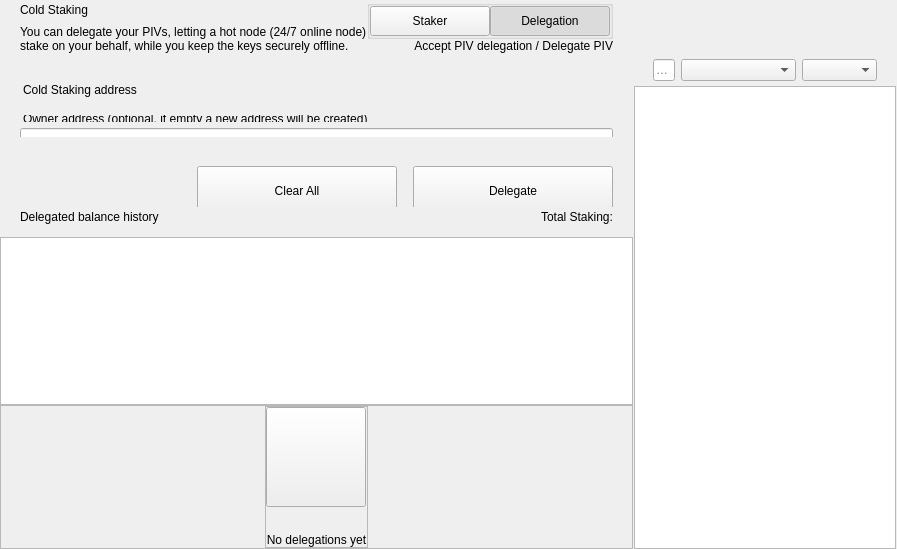
<?xml version="1.0" encoding="UTF-8"?>
<ui version="4.0">
 <class>ColdStakingWidget</class>
 <widget class="QWidget" name="ColdStakingWidget">
  <property name="geometry">
   <rect>
    <x>0</x>
    <y>0</y>
    <width>629</width>
    <height>549</height>
   </rect>
  </property>
  <property name="windowTitle">
   <string notr="true">N/A</string>
  </property>
  <layout class="QHBoxLayout" name="horizontalLayout_1" stretch="2,1">
   <property name="spacing">
    <number>0</number>
   </property>
   <property name="leftMargin">
    <number>0</number>
   </property>
   <property name="topMargin">
    <number>0</number>
   </property>
   <property name="rightMargin">
    <number>0</number>
   </property>
   <property name="bottomMargin">
    <number>0</number>
   </property>
   <item>
    <widget class="QWidget" name="left" native="true">
     <layout class="QVBoxLayout" name="verticalLayout_3">
      <property name="leftMargin">
       <number>0</number>
      </property>
      <property name="topMargin">
       <number>0</number>
      </property>
      <property name="rightMargin">
       <number>0</number>
      </property>
      <property name="bottomMargin">
       <number>0</number>
      </property>
      <item>
       <layout class="QVBoxLayout" name="verticalLayout_2">
        <property name="spacing">
         <number>0</number>
        </property>
        <item>
         <layout class="QVBoxLayout" name="verticalLayoutTop">
          <property name="spacing">
           <number>0</number>
          </property>
          <property name="leftMargin">
           <number>0</number>
          </property>
          <property name="rightMargin">
           <number>0</number>
          </property>
          <item>
           <widget class="QWidget" name="containerTitle" native="true">
            <property name="sizePolicy">
             <sizepolicy hsizetype="Preferred" vsizetype="Minimum">
              <horstretch>0</horstretch>
              <verstretch>0</verstretch>
             </sizepolicy>
            </property>
            <property name="maximumSize">
             <size>
              <width>16777215</width>
              <height>100</height>
             </size>
            </property>
            <layout class="QHBoxLayout" name="containerTitleLayout">
             <property name="spacing">
              <number>0</number>
             </property>
             <property name="leftMargin">
              <number>20</number>
             </property>
             <property name="topMargin">
              <number>0</number>
             </property>
             <property name="rightMargin">
              <number>20</number>
             </property>
             <property name="bottomMargin">
              <number>0</number>
             </property>
             <item>
              <layout class="QVBoxLayout" name="verticalLayout11">
               <property name="spacing">
                <number>5</number>
               </property>
               <item>
                <widget class="QLabel" name="labelTitle">
                 <property name="text">
                  <string>Cold Staking</string>
                 </property>
                </widget>
               </item>
               <item>
                <widget class="QLabel" name="labelSubtitle1">
                 <property name="maximumSize">
                  <size>
                   <width>16777215</width>
                   <height>16777215</height>
                  </size>
                 </property>
                 <property name="text">
                  <string>You can delegate your PIVs, letting a hot node (24/7 online node)
stake on your behalf, while you keep the keys securely offline.</string>
                 </property>
                </widget>
               </item>
              </layout>
             </item>
             <item>
              <spacer name="horizontalSpacer">
               <property name="orientation">
                <enum>Qt::Horizontal</enum>
               </property>
               <property name="sizeHint" stdset="0">
                <size>
                 <width>40</width>
                 <height>20</height>
                </size>
               </property>
              </spacer>
             </item>
             <item>
              <widget class="QWidget" name="containerViewPrivacyChecks" native="true">
               <layout class="QVBoxLayout" name="containerPrivacyChecks">
                <property name="spacing">
                 <number>0</number>
                </property>
                <property name="leftMargin">
                 <number>0</number>
                </property>
                <property name="topMargin">
                 <number>0</number>
                </property>
                <property name="rightMargin">
                 <number>0</number>
                </property>
                <property name="bottomMargin">
                 <number>0</number>
                </property>
                <item alignment="Qt::AlignHCenter|Qt::AlignVCenter">
                 <widget class="QGroupBox" name="groupBox">
                  <property name="title">
                   <string/>
                  </property>
                  <layout class="QHBoxLayout" name="horizontalLayout_2_1">
                   <property name="spacing">
                    <number>0</number>
                   </property>
                   <property name="leftMargin">
                    <number>0</number>
                   </property>
                   <property name="topMargin">
                    <number>0</number>
                   </property>
                   <property name="rightMargin">
                    <number>0</number>
                   </property>
                   <property name="bottomMargin">
                    <number>0</number>
                   </property>
                   <item>
                    <widget class="QPushButton" name="pushLeft">
                     <property name="minimumSize">
                      <size>
                       <width>120</width>
                       <height>30</height>
                      </size>
                     </property>
                     <property name="maximumSize">
                      <size>
                       <width>120</width>
                       <height>30</height>
                      </size>
                     </property>
                     <property name="focusPolicy">
                      <enum>Qt::NoFocus</enum>
                     </property>
                     <property name="text">
                      <string>Staker</string>
                     </property>
                     <property name="checkable">
                      <bool>true</bool>
                     </property>
                     <property name="autoExclusive">
                      <bool>true</bool>
                     </property>
                    </widget>
                   </item>
                   <item>
                    <widget class="QPushButton" name="pushRight">
                     <property name="minimumSize">
                      <size>
                       <width>120</width>
                       <height>30</height>
                      </size>
                     </property>
                     <property name="maximumSize">
                      <size>
                       <width>120</width>
                       <height>30</height>
                      </size>
                     </property>
                     <property name="focusPolicy">
                      <enum>Qt::NoFocus</enum>
                     </property>
                     <property name="text">
                      <string>Delegation</string>
                     </property>
                     <property name="checkable">
                      <bool>true</bool>
                     </property>
                     <property name="checked">
                      <bool>true</bool>
                     </property>
                     <property name="autoExclusive">
                      <bool>true</bool>
                     </property>
                    </widget>
                   </item>
                  </layout>
                 </widget>
                </item>
                <item alignment="Qt::AlignTop">
                 <widget class="QLabel" name="labelSubtitle2">
                  <property name="text">
                   <string>Accept PIV delegation / Delegate PIV</string>
                  </property>
                  <property name="alignment">
                   <set>Qt::AlignRight|Qt::AlignTrailing|Qt::AlignVCenter</set>
                  </property>
                 </widget>
                </item>
               </layout>
              </widget>
             </item>
            </layout>
           </widget>
          </item>
          <item>
           <spacer name="verticalSpacer_2">
            <property name="orientation">
             <enum>Qt::Vertical</enum>
            </property>
            <property name="sizeType">
             <enum>QSizePolicy::Fixed</enum>
            </property>
            <property name="sizeHint" stdset="0">
             <size>
              <width>20</width>
              <height>30</height>
             </size>
            </property>
           </spacer>
          </item>
          <item>
           <widget class="QWidget" name="containerSend" native="true">
            <property name="minimumSize">
             <size>
              <width>0</width>
              <height>50</height>
             </size>
            </property>
            <layout class="QVBoxLayout" name="containerSendRow">
             <property name="spacing">
              <number>6</number>
             </property>
             <property name="leftMargin">
              <number>0</number>
             </property>
             <property name="topMargin">
              <number>0</number>
             </property>
             <property name="rightMargin">
              <number>0</number>
             </property>
             <property name="bottomMargin">
              <number>0</number>
             </property>
             <item>
              <widget class="QLabel" name="labelEditTitle">
               <property name="maximumSize">
                <size>
                 <width>16777215</width>
                 <height>30</height>
                </size>
               </property>
               <property name="styleSheet">
                <string notr="true">padding-left:20px; padding-bottom:3px;</string>
               </property>
               <property name="text">
                <string>Cold Staking address</string>
               </property>
              </widget>
             </item>
             <item>
              <spacer name="verticalSpacer_6">
               <property name="orientation">
                <enum>Qt::Vertical</enum>
               </property>
               <property name="sizeType">
                <enum>QSizePolicy::Fixed</enum>
               </property>
               <property name="sizeHint" stdset="0">
                <size>
                 <width>20</width>
                 <height>9</height>
                </size>
               </property>
              </spacer>
             </item>
             <item>
              <widget class="QWidget" name="containerOwner" native="true">
               <layout class="QVBoxLayout" name="vContainerOwner">
                <property name="spacing">
                 <number>4</number>
                </property>
                <property name="leftMargin">
                 <number>20</number>
                </property>
                <property name="topMargin">
                 <number>0</number>
                </property>
                <property name="rightMargin">
                 <number>20</number>
                </property>
                <property name="bottomMargin">
                 <number>0</number>
                </property>
                <item>
                 <widget class="QLabel" name="labelSubtitleDescription">
                  <property name="maximumSize">
                   <size>
                    <width>16777215</width>
                    <height>20</height>
                   </size>
                  </property>
                  <property name="styleSheet">
                   <string notr="true">margin-bottom:2px;
                   margin-left:0.05px;
                   padding:0px;</string>
                  </property>
                  <property name="text">
                   <string>Owner address (optional, if empty a new address will be created)</string>
                  </property>
                 </widget>
                </item>
                <item>
                 <widget class="QLineEdit" name="lineEditOwnerAddress">
                  <property name="minimumSize">
                   <size>
                    <width>0</width>
                    <height>50</height>
                   </size>
                  </property>
                  <property name="maximumSize">
                   <size>
                    <width>16777215</width>
                    <height>50</height>
                   </size>
                  </property>
                  <property name="styleSheet">
                   <string notr="true"/>
                  </property>
                  <property name="placeholderText">
                   <string>Enter owner address</string>
                  </property>
                 </widget>
                </item>
               </layout>
              </widget>
             </item>
            </layout>
           </widget>
          </item>
         </layout>
        </item>
        <item>
         <spacer name="verticalSpacer_3">
          <property name="orientation">
           <enum>Qt::Vertical</enum>
          </property>
          <property name="sizeType">
           <enum>QSizePolicy::Minimum</enum>
          </property>
          <property name="sizeHint" stdset="0">
           <size>
            <width>20</width>
            <height>20</height>
           </size>
          </property>
         </spacer>
        </item>
        <item>
         <widget class="QWidget" name="containerBtn" native="true">
          <property name="minimumSize">
           <size>
            <width>0</width>
            <height>50</height>
           </size>
          </property>
          <layout class="QHBoxLayout" name="horizontalLayout">
           <property name="rightMargin">
            <number>20</number>
           </property>
           <item>
            <spacer name="horizontalSpacer_2">
             <property name="orientation">
              <enum>Qt::Horizontal</enum>
             </property>
             <property name="sizeHint" stdset="0">
              <size>
               <width>200</width>
               <height>20</height>
              </size>
             </property>
            </spacer>
           </item>
           <item>
            <layout class="QHBoxLayout" name="horizontalLayout_7">
             <item>
              <spacer name="horizontalSpacer_3">
               <property name="orientation">
                <enum>Qt::Horizontal</enum>
               </property>
               <property name="sizeType">
                <enum>QSizePolicy::Expanding</enum>
               </property>
               <property name="sizeHint" stdset="0">
                <size>
                 <width>40</width>
                 <height>20</height>
                </size>
               </property>
              </spacer>
             </item>
             <item>
              <widget class="QPushButton" name="pushButtonClear">
               <property name="minimumSize">
                <size>
                 <width>200</width>
                 <height>50</height>
                </size>
               </property>
               <property name="focusPolicy">
                <enum>Qt::NoFocus</enum>
               </property>
               <property name="text">
                <string>Clear All</string>
               </property>
              </widget>
             </item>
             <item>
              <spacer name="horizontalSpacer_4">
               <property name="orientation">
                <enum>Qt::Horizontal</enum>
               </property>
               <property name="sizeType">
                <enum>QSizePolicy::Fixed</enum>
               </property>
               <property name="sizeHint" stdset="0">
                <size>
                 <width>10</width>
                 <height>20</height>
                </size>
               </property>
              </spacer>
             </item>
             <item>
              <widget class="QPushButton" name="pushButtonSend">
               <property name="minimumSize">
                <size>
                 <width>200</width>
                 <height>50</height>
                </size>
               </property>
               <property name="maximumSize">
                <size>
                 <width>200</width>
                 <height>50</height>
                </size>
               </property>
               <property name="focusPolicy">
                <enum>Qt::NoFocus</enum>
               </property>
               <property name="text">
                <string>Delegate</string>
               </property>
              </widget>
             </item>
            </layout>
           </item>
          </layout>
         </widget>
        </item>
        <item>
         <widget class="QWidget" name="containerHistoryLabel" native="true">
          <layout class="QHBoxLayout" name="horizontalLayout_4">
           <property name="spacing">
            <number>0</number>
           </property>
           <property name="leftMargin">
            <number>20</number>
           </property>
           <property name="topMargin">
            <number>0</number>
           </property>
           <property name="rightMargin">
            <number>20</number>
           </property>
           <property name="bottomMargin">
            <number>0</number>
           </property>
           <item>
            <widget class="QWidget" name="verticalWidget" native="true">
             <property name="minimumSize">
              <size>
               <width>100</width>
               <height>0</height>
              </size>
             </property>
             <layout class="QVBoxLayout" name="verticalLayout_58">
              <property name="leftMargin">
               <number>0</number>
              </property>
              <property name="topMargin">
               <number>0</number>
              </property>
              <property name="rightMargin">
               <number>0</number>
              </property>
              <property name="bottomMargin">
               <number>0</number>
              </property>
              <item>
               <widget class="QLabel" name="labelListHistory">
                <property name="text">
                 <string>Delegated balance history</string>
                </property>
               </widget>
              </item>
             </layout>
            </widget>
           </item>
           <item>
            <spacer name="horizontalSpacer_5">
             <property name="orientation">
              <enum>Qt::Horizontal</enum>
             </property>
             <property name="sizeHint" stdset="0">
              <size>
               <width>40</width>
               <height>20</height>
              </size>
             </property>
            </spacer>
           </item>
           <item>
            <widget class="QLabel" name="labelStakingTotal">
             <property name="text">
              <string>Total Staking:</string>
             </property>
            </widget>
           </item>
          </layout>
         </widget>
        </item>
        <item>
         <layout class="QVBoxLayout" name="verticalLayout_64">
          <property name="spacing">
           <number>0</number>
          </property>
          <item>
           <spacer name="verticalSpacer_44">
            <property name="orientation">
             <enum>Qt::Vertical</enum>
            </property>
            <property name="sizeType">
             <enum>QSizePolicy::Fixed</enum>
            </property>
            <property name="sizeHint" stdset="0">
             <size>
              <width>20</width>
              <height>10</height>
             </size>
            </property>
           </spacer>
          </item>
          <item>
           <widget class="QListView" name="listView">
            <property name="enabled">
             <bool>true</bool>
            </property>
            <property name="mouseTracking">
             <bool>true</bool>
            </property>
           </widget>
          </item>
          <item>
           <widget class="QFrame" name="emptyContainer">
            <property name="minimumSize">
             <size>
              <width>0</width>
              <height>100</height>
             </size>
            </property>
            <property name="frameShape">
             <enum>QFrame::StyledPanel</enum>
            </property>
            <property name="frameShadow">
             <enum>QFrame::Raised</enum>
            </property>
            <layout class="QVBoxLayout" name="verticalLayout_71" stretch="1,8">
             <property name="spacing">
              <number>0</number>
             </property>
             <property name="leftMargin">
              <number>0</number>
             </property>
             <property name="topMargin">
              <number>0</number>
             </property>
             <property name="rightMargin">
              <number>0</number>
             </property>
             <property name="bottomMargin">
              <number>0</number>
             </property>
             <item>
              <spacer name="verticalSpacer">
               <property name="orientation">
                <enum>Qt::Vertical</enum>
               </property>
               <property name="sizeHint" stdset="0">
                <size>
                 <width>20</width>
                 <height>20</height>
                </size>
               </property>
              </spacer>
             </item>
             <item alignment="Qt::AlignHCenter|Qt::AlignVCenter">
              <widget class="QFrame" name="emptyScreen">
               <property name="sizePolicy">
                <sizepolicy hsizetype="Expanding" vsizetype="Expanding">
                 <horstretch>0</horstretch>
                 <verstretch>0</verstretch>
                </sizepolicy>
               </property>
               <property name="frameShape">
                <enum>QFrame::StyledPanel</enum>
               </property>
               <property name="frameShadow">
                <enum>QFrame::Raised</enum>
               </property>
               <layout class="QVBoxLayout" name="verticalLayout">
                <property name="spacing">
                 <number>30</number>
                </property>
                <property name="leftMargin">
                 <number>0</number>
                </property>
                <property name="topMargin">
                 <number>0</number>
                </property>
                <property name="rightMargin">
                 <number>0</number>
                </property>
                <property name="bottomMargin">
                 <number>0</number>
                </property>
                <item alignment="Qt::AlignHCenter|Qt::AlignVCenter">
                 <widget class="QPushButton" name="pushImgEmpty">
                  <property name="minimumSize">
                   <size>
                    <width>100</width>
                    <height>100</height>
                   </size>
                  </property>
                  <property name="maximumSize">
                   <size>
                    <width>100</width>
                    <height>100</height>
                   </size>
                  </property>
                  <property name="focusPolicy">
                   <enum>Qt::NoFocus</enum>
                  </property>
                  <property name="text">
                   <string/>
                  </property>
                  <property name="iconSize">
                   <size>
                    <width>100</width>
                    <height>100</height>
                   </size>
                  </property>
                 </widget>
                </item>
                <item alignment="Qt::AlignHCenter|Qt::AlignVCenter">
                 <widget class="QLabel" name="labelEmpty">
                  <property name="styleSheet">
                   <string notr="true"/>
                  </property>
                  <property name="text">
                   <string>No delegations yet</string>
                  </property>
                  <property name="alignment">
                   <set>Qt::AlignCenter</set>
                  </property>
                 </widget>
                </item>
               </layout>
              </widget>
             </item>
            </layout>
           </widget>
          </item>
         </layout>
        </item>
       </layout>
      </item>
     </layout>
    </widget>
   </item>
   <item>
    <widget class="QWidget" name="right" native="true">
     <layout class="QVBoxLayout" name="rightContainer">
      <property name="spacing">
       <number>0</number>
      </property>
      <property name="leftMargin">
       <number>1</number>
      </property>
      <property name="topMargin">
       <number>0</number>
      </property>
      <property name="rightMargin">
       <number>1</number>
      </property>
      <property name="bottomMargin">
       <number>0</number>
      </property>
      <item>
       <widget class="QWidget" name="containerRightButtons" native="true">
        <property name="minimumSize">
         <size>
          <width>0</width>
          <height>50</height>
         </size>
        </property>
        <layout class="QVBoxLayout" name="verticalLayout_4">
         <property name="leftMargin">
          <number>19</number>
         </property>
         <property name="topMargin">
          <number>0</number>
         </property>
         <property name="rightMargin">
          <number>19</number>
         </property>
         <property name="bottomMargin">
          <number>0</number>
         </property>
         <item>
          <widget class="OptionButton" name="btnCoinControl" native="true">
           <property name="minimumSize">
            <size>
             <width>0</width>
             <height>0</height>
            </size>
           </property>
          </widget>
         </item>
         <item>
          <widget class="OptionButton" name="btnColdStaking" native="true"/>
         </item>
         <item>
          <widget class="OptionButton" name="btnMyStakingAddresses" native="true">
           <property name="sizePolicy">
            <sizepolicy hsizetype="Preferred" vsizetype="Minimum">
             <horstretch>0</horstretch>
             <verstretch>0</verstretch>
            </sizepolicy>
           </property>
          </widget>
         </item>
        </layout>
       </widget>
      </item>
      <item>
       <widget class="QWidget" name="sortWidget" native="true">
        <layout class="QHBoxLayout" name="horizontalLayout_6">
         <property name="leftMargin">
          <number>19</number>
         </property>
         <property name="rightMargin">
          <number>19</number>
         </property>
         <property name="bottomMargin">
          <number>5</number>
         </property>
           <item>
            <widget class="QLineEdit" name="lineEditFilter">
             <property name="sizePolicy">
              <sizepolicy hsizetype="Expanding" vsizetype="Fixed">
               <horstretch>0</horstretch>
               <verstretch>0</verstretch>
              </sizepolicy>
             </property>
             <property name="minimumSize">
              <size>
               <width>0</width>
               <height>0</height>
              </size>
             </property>
             <property name="contextMenuPolicy">
              <enum>Qt::DefaultContextMenu</enum>
             </property>
             <property name="acceptDrops">
              <bool>false</bool>
             </property>
             <property name="maxLength">
              <number>40</number>
             </property>
             <property name="placeholderText">
              <string>Filter</string>
             </property>
            </widget>
           </item>
         <item>
          <spacer name="horizontalSpacer_6">
           <property name="orientation">
            <enum>Qt::Horizontal</enum>
           </property>
           <property name="sizeType">
              <enum>QSizePolicy::Preferred</enum>
           </property>
           <property name="sizeHint" stdset="0">
            <size>
             <width>20</width>
             <height>20</height>
            </size>
           </property>
          </spacer>
         </item>
         <item>
          <widget class="QComboBox" name="comboBoxSort">
           <property name="sizePolicy">
            <sizepolicy hsizetype="Preferred" vsizetype="Fixed">
             <horstretch>0</horstretch>
             <verstretch>0</verstretch>
            </sizepolicy>
           </property>
           <property name="minimumSize">
            <size>
             <width>115</width>
             <height>0</height>
            </size>
           </property>
          </widget>
         </item>
         <item>
          <widget class="QComboBox" name="comboBoxSortOrder">
           <property name="sizePolicy">
            <sizepolicy hsizetype="Preferred" vsizetype="Fixed">
             <horstretch>0</horstretch>
             <verstretch>0</verstretch>
            </sizepolicy>
           </property>
           <property name="minimumSize">
            <size>
             <width>75</width>
             <height>0</height>
            </size>
           </property>
          </widget>
         </item>
        </layout>
       <zorder>comboBoxSort</zorder>
       <zorder>comboBoxSortOrder</zorder>
       <zorder>lineEditFilter</zorder>
       </widget>
      </item>
      <item>
       <widget class="QListView" name="listViewStakingAddress">
        <property name="enabled">
         <bool>true</bool>
        </property>
        <property name="mouseTracking">
         <bool>true</bool>
        </property>
       </widget>
      </item>
     </layout>
    </widget>
   </item>
  </layout>
 </widget>
 <customwidgets>
  <customwidget>
   <class>OptionButton</class>
   <extends>QWidget</extends>
   <header>qt/optionbutton.h</header>
   <container>1</container>
  </customwidget>
 </customwidgets>
 <resources/>
 <connections/>
</ui>
